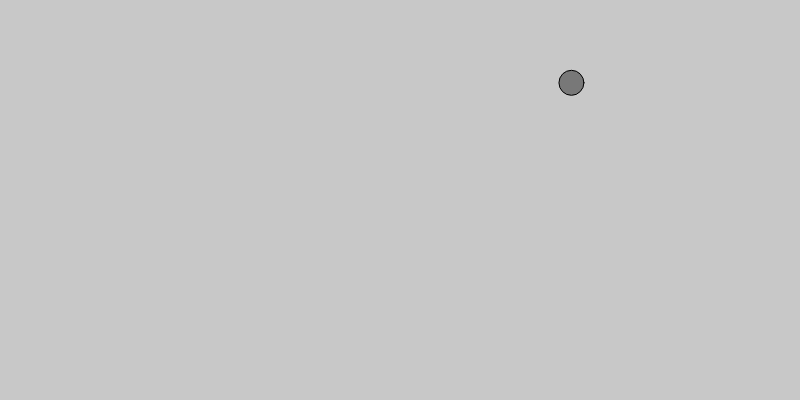
Frame 1 (no input)
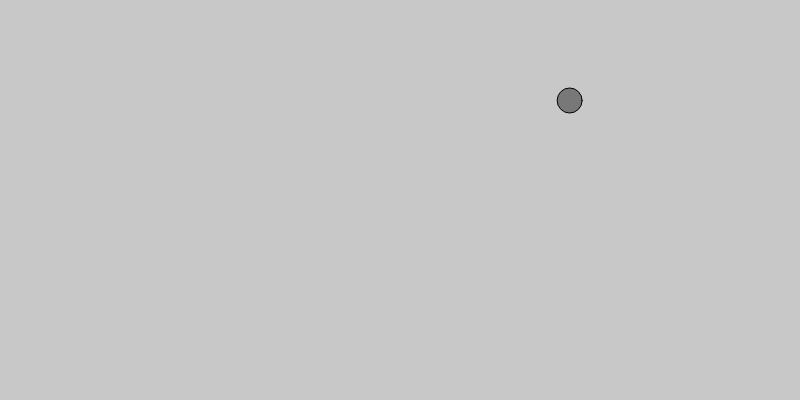
Frame 60 (no input)
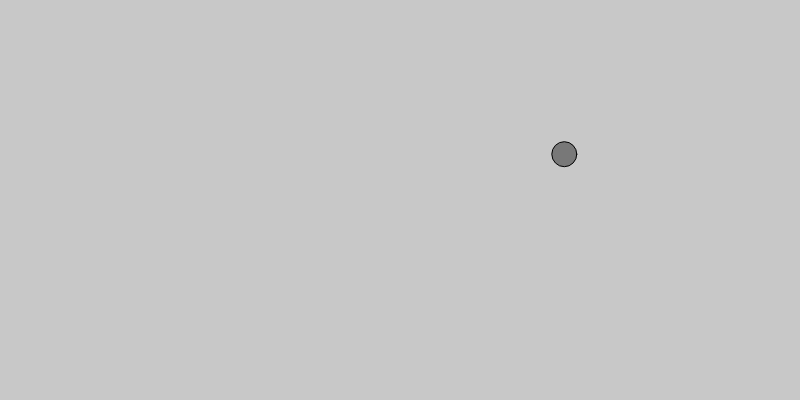
Frame 120 (the mouse pressed at the canvas centre since frame 60)

The p5.js sketch that drew these frames (run headless with seeded random() and noise() and a simulated clock; from frame 60 on, the mouse is pressed at the canvas centre):

// p5.js sketch
// ── sketch.js
let mover;

function setup(){
  createCanvas(800, 400);
  mover = new Mover();
  
}

function draw(){
  background(200);
  
  mover.show();
  mover.update();
  mover.checkEdges();
}


class Mover{
	constructor(){
		this.position = createVector(random(width), random(height));
		this.velocity = createVector(0, 0);
        this.acceleration = createVector(-0.001, 0.01);
        this.topspeed = 10; // limit the magnitude of velocity.
	}
	
	update(){
        this.velocity.add(this.acceleration);
        this.velocity.limit(this.topspeed); // constrains the magnitude of a vector.
        this.position.add(this.velocity);// since you add two vectors, use the add()
	}
	
	show(){
		stroke(0);
		fill (120);
		circle(this.position.x, this.position.y, 25);
	}
	
	checkEdges(){
    //When it reaches one edge, set the position to the other edge.
    if (this.position.x > width) {
      this.position.x = 0;
    } else if (this.position.x < 0) {
      this.position.x = width;
    }

    if (this.position.y > height) {
      this.position.y = 0;
    } else if (this.position.y < 0) {
      this.position.y = height;
    }
  }
  
 


}
